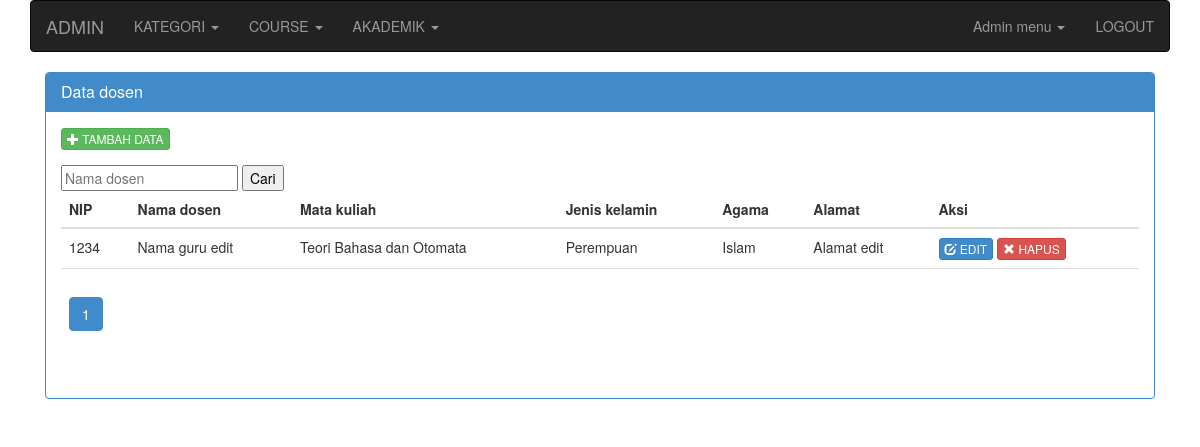
The page /admin.php?mod=dosen (signed in) on the database as committed earlier.
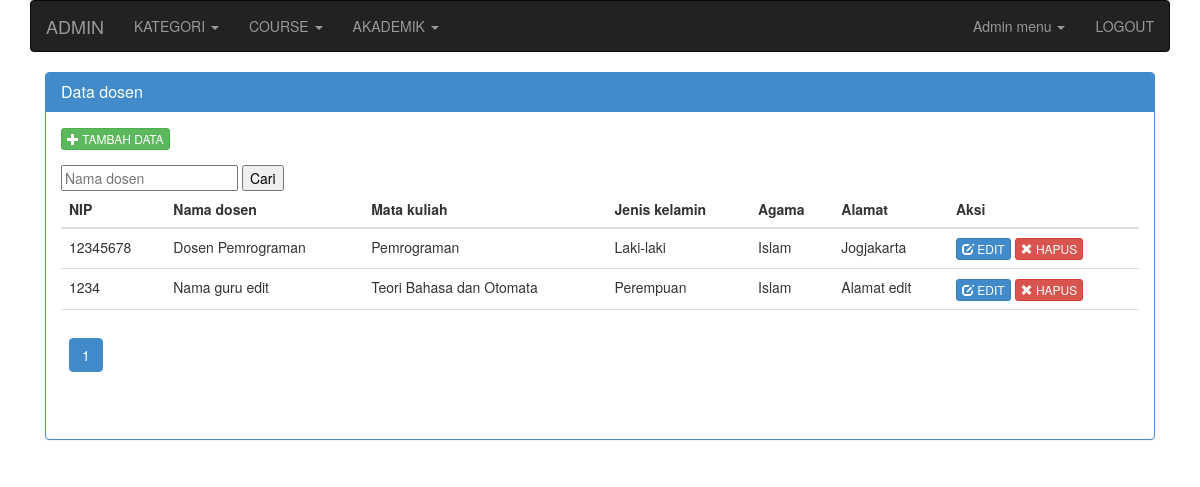
The same page on the database as committed later.
### tables this page shows
CREATE TABLE `dosen` (
  `dosen_id` int(11) unsigned NOT NULL AUTO_INCREMENT,
  `dosen_nip` int(11) DEFAULT NULL,
  `dosen_nama` varchar(255) DEFAULT NULL,
  `dosen_jk` tinyint(2) DEFAULT NULL,
  `dosen_agama` tinyint(2) DEFAULT NULL,
  `dosen_alamat` varchar(11) DEFAULT NULL,
  `dosen_matkul_id` int(11) DEFAULT NULL,
  `dosen_foto` varchar(255) DEFAULT NULL,
  `user_id` int(11) DEFAULT NULL,
  PRIMARY KEY (`dosen_id`)
);

### includes/menu_login.php (called while the page is built)
<?php
$menu[1]['KATEGORI'][] = array('title'=>'Data kategori', 'link' => 'admin.php?mod=kategori');
$menu[1]['KATEGORI'][] = array('title'=>'Tambah kategori', 'link' => 'admin.php?mod=kategori&act=add_kategori');
$menu[1]['COURSE'][] = array('title'=>'Data course', 'link' => 'admin.php?mod=course');
$menu[1]['COURSE'][] = array('title'=>'Tambah course', 'link' => 'admin.php?mod=course&act=add_course');
$menu[1]['AKADEMIK'][] = array('title'=>'Data mahasiswa', 'link' => 'admin.php?mod=mahasiswa');
$menu[1]['AKADEMIK'][] = array('title'=>'Data mata kuliah', 'link' => 'admin.php?mod=matkul&');
$menu[1]['AKADEMIK'][] = array('title'=>'Data kelas', 'link' => 'admin.php?mod=kelas');
$menu[1]['AKADEMIK'][] = array('title'=>'Data dosen', 'link' => 'admin.php?mod=dosen');
$menu[2]['KATEGORI'][] = array('title'=>'Data kategori', 'link' => 'admin.php?mod=kategori');
$menu[2]['KATEGORI'][] = array('title'=>'Tambah kategori', 'link' => 'admin.php?mod=kategori&act=add_kategori');
$menu[2]['COURSE'][] = array('title'=>'Data course', 'link' => 'admin.php?mod=course');
$menu[2]['COURSE'][] = array('title'=>'Tambah course', 'link' => 'admin.php?mod=course&act=add_course');
?>

### includes/fungsi.db.php (called while the page is built, shortened)
<?php
function NumRows( $query = "" )
{
	$execute = mysql_query($query);
	return mysql_num_rows($execute);
}
function GetAll( $query = "" )
{
	$arr_data = array();
	$execute = mysql_query($query) or die( mysql_error() );
	if( $execute ){
		$num_rows = NumRows($query);
		if( $num_rows > 0 ){
			while($data = mysql_fetch_array($execute)){
				$arr_data[] = $data;
			}
		}
	}
	return $arr_data;
}

### modules/dosen/admin/action_dosen.php (called while the page is built, shortened)
<?php
$jenis_kelamin = array('1' => 'Laki-laki', '2' => 'Perempuan');
$search = "";
$query = "SELECT dosen.*, users.username FROM dosen LEFT JOIN users ON(dosen.user_id=users.user_id)
		  $search ORDER BY dosen_nama ASC";
$paging = new Pagination($query,10);
$result = $paging->Result();
$query_agama = GetAll("SELECT * FROM agama");
$agama = array();
foreach((array)$query_agama as $agm){
	$agama[$agm['agama_id']] = $agm['agama_nama'];
}
$query_matkul = GetAll("SELECT * FROM mata_kuliah");
$matkul = array();
foreach((array)$query_matkul as $matkuls){
	$matkul[$matkuls['matkul_id']] = $matkuls['matkul_nama'];
}

### includes/pagination.php (called while the page is built, shortened)
<?php
include_once _ROOT . "includes/pagination.class.php";
class Pagination
{
	var $query;
	var $per_page;
	var $paging;
	function __construct($query = "", $per_page = 10 )
	{
		$this->paging = new Paginator();
		$this->query = $query;
		$this->per_page = $per_page;
		$this->Init();
	}
	function Init()
	{
		if( !empty($this->query) )
		{
			$run = mysql_query( $this->query ) or die( mysql_error() );
			$num_rows = mysql_num_rows($run);
			$this->paging->items_total = $num_rows;
			$this->paging->items_per_page = $this->per_page;
		}
	}
	function Result()
	{
		$result = array();
		$this->paging->paginate();
		$run = mysql_query( $this->query . $this->paging->limit ) or die( mysql_error() );
		while( $row = mysql_fetch_array($run) ){
			$result[] = $row;
		}
		return $result;
	}
}

### includes/pagination.class.php (called while the page is built, shortened)
<?php
class Paginator{
	var $items_per_page;
	var $items_total;
	var $num_pages;
	var $mid_range;
	var $return;
	var $default_ipp;
	var $querystring;
	function Paginator()
	{
		$this->mid_range = 7;
		$this->items_per_page = (!empty($_GET['ipp'])) ? $_GET['ipp']:$this->default_ipp;
	}
	function paginate()
	{
		if(!isset($this->default_ipp)) $this->default_ipp=25;
		if(@$_GET['ipp'] == 'All')
		{
			$this->num_pages = 1;
		}
		else
		{
			$this->num_pages = ceil($this->items_total/$this->items_per_page);
		}
		$this->current_page = (isset($_GET['page'])) ? (int) $_GET['page'] : 1 ;
		$prev_page = $this->current_page-1;
		$next_page = $this->current_page+1;
		if($_GET)
		{
			$args = explode("&",$_SERVER['QUERY_STRING']);
			foreach($args as $arg)
			{
				$keyval = explode("=",$arg);
				if($keyval[0] != "page" And $keyval[0] != "ipp") $this->querystring .= "" . $arg;
			}
		}
		if($this->num_pages > 10)
		{
			$this->return = ($this->current_page > 1 And $this->items_total >= 10) ? "<li><a class=\"paginate\" href=\"$_SERVER[PHP_SELF]?$this->querystring&page=$prev_page&ipp=$this->items_per_page\">&laquo; Previous</a></li>":"<li><span class=\"inactive\" href=\"#\">&laquo; Previous</span></li>";
			$this->start_range = $this->current_page - floor($this->mid_range/2);
			$this->end_range = $this->current_page + floor($this->mid_range/2);
			if($this->start_range <= 0)
			{
				$this->end_range += abs($this->start_range)+1;
				$this->start_range = 1;
			}
			if($this->end_range > $this->num_pages)
			{
				$this->start_range -= $this->end_range-$this->num_pages;
				$this->end_range = $this->num_pages;
			}
			$this->range = range($this->start_range,$this->end_range);
			for($i=1;$i<=$this->num_pages;$i++)
			{
				if($this->range[0] > 2 And $i == $this->range[0]) $this->return .= " ... ";
				if($i==1 Or $i==$this->num_pages Or in_array($i,$this->range))
				{
					$this->return .= ($i == $this->current_page And $_GET['page'] != 'All') ? "<li class=\"active\"><a title=\"Go to page $i of $this->num_pages\" class=\"current\" href=\"#\">$i</a></li>":"<li><a class=\"paginate\" title=\"Go to page $i of $this->num_pages\" href=\"$_SERVER[PHP_SELF]?page=$i&ipp=$this->items_per_page$this->querystring\">$i</a></li>";
				}
				if($this->range[$this->mid_range-1] < $this->num_pages-1 And $i == $this->range[$this->mid_range-1]) $this->return .= " ... ";
			}
			$this->return .= (($this->current_page < $this->num_pages And $this->items_total >= 10) And ($_GET['page'] != 'All') And $this->current_page > 0) ? "<li class=\"active\"><a class=\"paginate\" href=\"$_SERVER[PHP_SELF]?page=$next_page&ipp=$this->items_per_page$this->querystring\">Next &raquo;</a></li>\n":"<li><span class=\"inactive\" href=\"#\">&raquo; Next</span></li>\n";
		}
		else
		{
			for($i=1;$i<=$this->num_pages;$i++)
			{
				$this->return .= ($i == $this->current_page) ? "<li class=\"active\"><a class=\"current\" href=\"#\">$i</a></a> ":"<li><a class=\"paginate\" href=\"$_SERVER[PHP_SELF]?$this->querystring&page=$i&ipp=$this->items_per_page\">$i</a></li>";
			}
		}
		$this->low = ($this->current_page <= 0) ? 0:($this->current_page-1) * $this->items_per_page;
		$this->limit = (@$_GET['ipp'] == 'All') ? "":" LIMIT $this->low,$this->items_per_page";
	}
}

### modules/dosen/admin/dosen.php (the view, shortened to what the changed rows need)
<div class="col-md-12" id="content-container">
<div class="panel panel-primary">
    <div class="panel-body">
            <div class="row clearfix">
            <div class="col-md-12 column" id="post">
            	<div class="table-responsive">
            	<table class="table">
					<thead>
                    	<tr>
                        	<th>NIP</th>
                            <th>Nama dosen</th>
                            <th>Mata kuliah</th>
                            <th>Jenis kelamin</th>
                            <th>Agama</th>
                            <th>Alamat</th>
                            <th>Aksi</th>
                        </tr>
                    </thead>
                    <tbody>
						<?php
                        if( $num_rows > 0 )
                        {
                            foreach($result as $row)
                            {
                         ?>
                         		<tr>
                                	<td><?=$row['dosen_nip']?></td>
                                    <td><?=$row['dosen_nama']?></td>
                                    <td><?=$matkul[$row['dosen_matkul_id']]?></td>
                                    <td><?=$jenis_kelamin[$row['dosen_jk']]?></td>
                                    <td><?=$agama[$row['dosen_agama']]?></td>
                                    <td><?=$row['dosen_alamat']?></td>
                                    <td>
										<?=link_edit("admin.php?mod=dosen&act=edit_dosen&id=".$row['dosen_id'])?>
                                        <?=link_hapus("admin.php?mod=dosen&delete=yes&id=".$row['dosen_id'])?>
                                    </td>
                                </tr>
                        <?php
                            }
                        }else{
						?>
                        	<tr>
                            	<td colspan="7" align="center"><em>Tidak ada data</em></td>
                            </tr>
                        <?php
						}
                        ?>
                    </tbody>
            	</table>
            	</div>
            </div>
            </div>
    </div>
</div>
</div>

### includes/admin_header.php (shortened to what the changed rows need)
<!doctype html>
<html>
<head>
<link rel="stylesheet" type="text/css" href="<?=_ASSET_URL?>css/bootstrap.min.css" />
<link rel="stylesheet" type="text/css" href="<?=_ASSET_URL?>css/admin_style.css" />
<link rel="stylesheet" type="text/css" href="<?=_ASSET_URL?>jquery.treeview/jquery.treeview.css" />
</head>
<body>
<div class="container">
	<div class="row clearfix">
		<div class="col-md-12 column">
			<nav class="navbar navbar-default navbar-inverse" role="navigation">
				<div class="collapse navbar-collapse" id="bs-example-navbar-collapse-1">
					<ul class="nav navbar-nav">
                    <?php
					$r_menu = $menu[$_SESSION['_login']['grup_id']];
					foreach((array)$r_menu as $title=>$menu )
					{
					?>
                    	<li class="dropdown">
							 <a href="#" class="dropdown-toggle" data-toggle="dropdown"><?=$title?>
                             <strong class="caret"></strong></a>
						</li>
                    <?php
					}
                    ?>
					</ul>
				</div>
			</nav>
			<div class="row clearfix">
				<div class="col-md-12 column">

### includes/fungsi.web.php (shortened to what the changed rows need)
<?php
function link_edit($url, $attr = "" )
{
	$str = "<a href=\"$url\" class=\"btn btn-primary btn-xs\" $attr>
			<i class=\"glyphicon glyphicon-edit\"></i> EDIT</a>";
	return $str;
}
function link_hapus($url, $attr = "" )
{
	$confirm = " onclick=\"return confirm('Apakah Anda yakin akan menghapus data ini?');\"";
	$str = "<a href=\"$url\" class=\"btn btn-danger btn-xs\" $confirm $attr>
			<i class=\"glyphicon glyphicon-remove\"></i> HAPUS</a>";
	return $str;
}

Rows that differ between the two databases and show on the page:
added dosen: dosen_nip "12345678", dosen_nama "Dosen Pemrograman", dosen_matkul "Pemrograman", dosen_jk "Laki-laki", dosen_agama "Islam", dosen_alamat "Jogjakarta"
